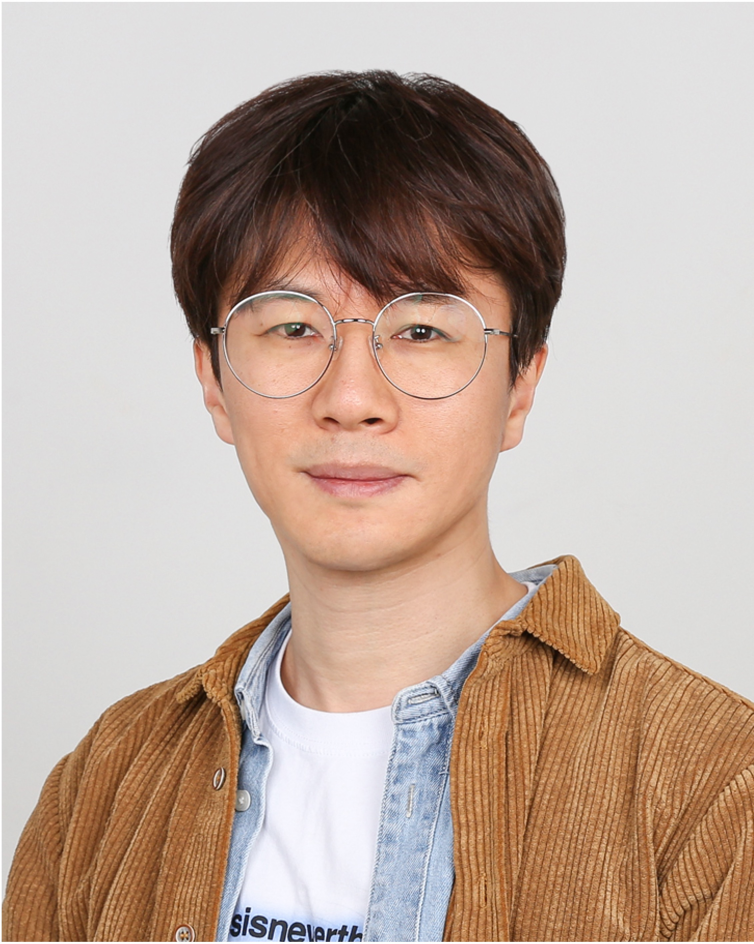
#> input picture jhk-2024.jpg, 2261 x 2831 px, found by its file name (shown at 1/3 size)
$ jupyter execute 13_Image_processing.ipynb
#> lines starting #> are read from the running program, lines starting #| are printed output that depends on the picture
<a href="https://colab.research.google.com/github/jonghank/jonghank.github.io/blob/master/13_Image_processing.ipynb" target="_parent"></a>

# Image processing

$$
\newcommand{\eg}{{\it e.g.}}
\newcommand{\ie}{{\it i.e.}}
\newcommand{\argmin}{\operatornamewithlimits{argmin}}
\newcommand{\mc}{\mathcal}
\newcommand{\mb}{\mathbb}
\newcommand{\mf}{\mathbf}
\newcommand{\minimize}{{\text{minimize}}}
\newcommand{\diag}{{\text{diag}}}
\newcommand{\cond}{{\text{cond}}}
\newcommand{\rank}{{\text{rank }}}
\newcommand{\range}{{\mathcal{R}}}
\newcommand{\null}{{\mathcal{N}}}
\newcommand{\tr}{{\text{trace}}}
\newcommand{\dom}{{\text{dom}}}
\newcommand{\dist}{{\text{dist}}}
\newcommand{\R}{\mathbf{R}}
\newcommand{\SM}{\mathbf{S}}
\newcommand{\ball}{\mathcal{B}}
\newcommand{\bmat}[1]{\begin{bmatrix}#1\end{bmatrix}}
\newcommand{\loss}{\ell}
\newcommand{\eloss}{\mc{L}}
\newcommand{\abs}[1]{| #1 |}
\newcommand{\norm}[1]{\| #1 \|}
\newcommand{\tp}{T}
$$

__<div style="text-align: right"> ASE3001: Computational Experiments for Aerospace Engineering, Inha University. </div>__
_<div style="text-align: right"> Jong-Han Kim (jonghank@inha.ac.kr) </div>_
_<div style="text-align: right"> Seungyeop Lee (seungyeoplee@inha.edu) </div>_

<br>

---

## Filter

For meaningful analysis and usage of the signals, signal filtering is nessesary. The signal filtering contains noise reduction, signal decomposition, ... etc.

<br>

---

## Convolution

In signal processing, convolution is commonly used for applying filters. The convolution of two time-dependent functions, $f(t)$ and $g(t)$, denoted as $f*g$, is defined as:

$$
\displaystyle (f*g)(t):=\int _{-\infty }^{\infty }f(\tau )g(t-\tau )\,d\tau
$$

This operation represents the integration of the product of two functions over the entire time domain, where $g$ slides across the time domain.

Through such operations, signals can be filtered. Such convolution operations are not limited to time-dependent functions but can also be applied to images. The convolution operation for images is as follows.

For all pixels in the original image, the following calculation is performed using a patch around each pixel and a kernel. The computed value becomes the pixel value in the filtered image. The kernel is a matrix designed according to the desired purpose of the filter. Depending on how the kernel is designed, the filter can act as a noise filter, gradient filter, etc.

As shown in the figure above, designing the kernel in this manner results in the mean filter, which outputs the average value of the patch pixels. The effect of the mean filter is image blurring, as demonstrated in the example below.

[cell 1]
import numpy              as np
import numpy.linalg       as nl
import matplotlib.pyplot  as plt
import cv2
import requests

def load_image_from_url(url):
#> called with url = 'https://jonghank.github.io/jhk-2024.jpg'
    response = requests.get(url)
    image_array = np.frombuffer(response.content, np.uint8)
    img = cv2.imdecode(image_array, cv2.IMREAD_COLOR)
#> img is the input picture: shape (2831, 2261, 3); mean B, G, R 158.7, 170.7, 190.8
    return img

img_link = "https://jonghank.github.io/jhk-2024.jpg"

img = load_image_from_url(img_link)
img = cv2.cvtColor(img, cv2.COLOR_BGR2GRAY)
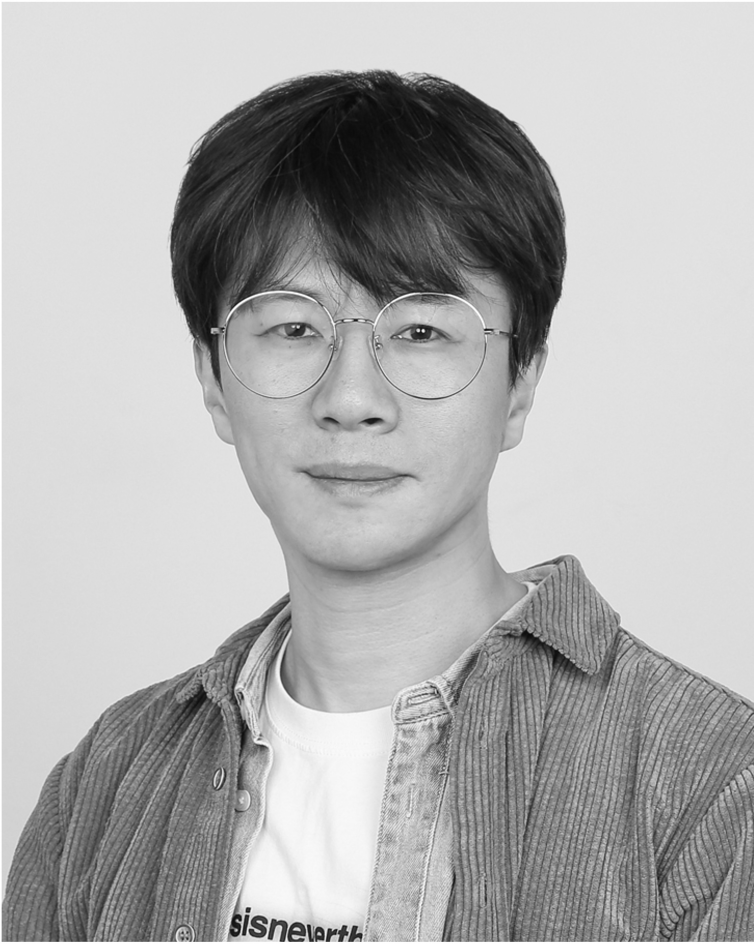
#> img: shape (2831, 2261) (shown at 1/3 size); min 2, max 255, mean 175.4

img_gray_raw = cv2.resize(img, None, fx=0.25, fy=0.25)
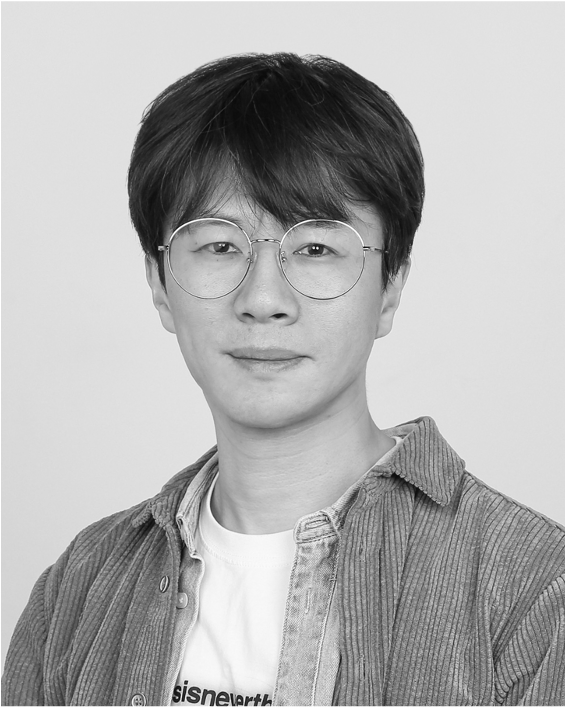
#> img_gray_raw: shape (708, 565); min 7, max 255, mean 175.5

[cell 2]
kernel_mean_10  = 1/100 * np.ones((10,10), dtype=np.float16)
kernel_mean_20 = 1/400 * np.ones((20,20), dtype=np.float16)

img_gray_flt_10  = cv2.filter2D(img_gray_raw, -1, kernel_mean_10 )
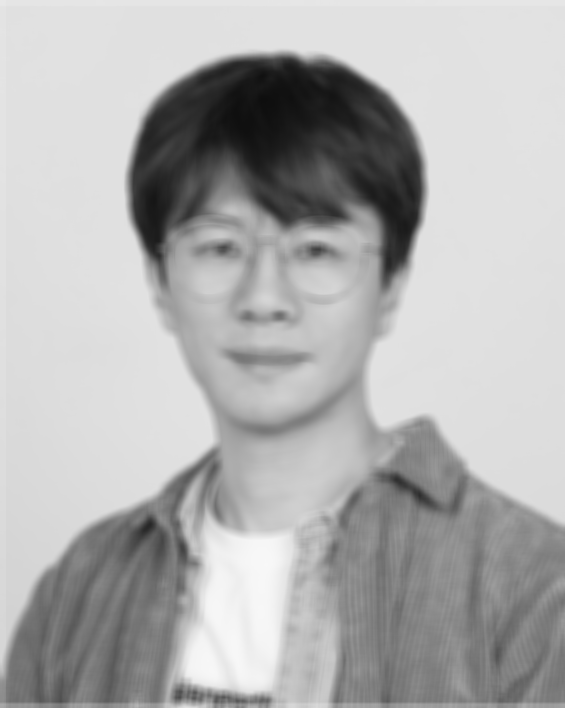
#> img_gray_flt_10: shape (708, 565); min 14, max 248, mean 175.5
img_gray_flt_20 = cv2.filter2D(img_gray_raw, -1, kernel_mean_20)
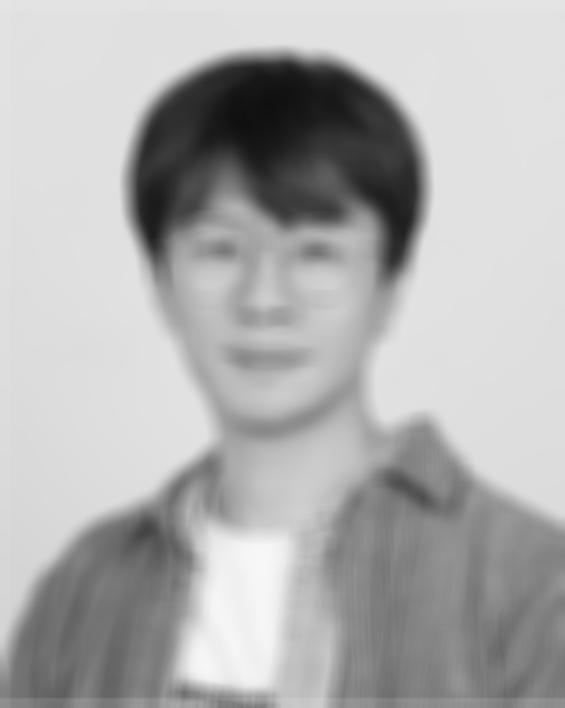
#> img_gray_flt_20: shape (708, 565); min 15, max 247, mean 175.5


fig = plt.figure()
ax1 = fig.add_subplot(131)
ax2 = fig.add_subplot(132)
ax3 = fig.add_subplot(133)
ax1.imshow(img_gray_raw, cmap='gray')
ax2.imshow(img_gray_flt_10, cmap='gray')
ax3.imshow(img_gray_flt_20, cmap='gray')
ax1.set_title("Original")
ax2.set_title("Blured (10x10)")
ax3.set_title("Blured (20x20)")
ax1.axis('off')
ax2.axis('off')
ax3.axis('off')
plt.show()

<br>

---

## Image noise filtering

Let us design filters to remove noise from an image using convolution operations. Specifically, we will analyze for different types of noise. Given an original image with random noise and salt-and-pepper noise, we will examine the smoothing performace of the mean filter illustrated above.

[cell 3]
img_gray_noisy_gausian = img_gray_raw.copy() + 100*np.random.rand(*img_gray_raw.shape)
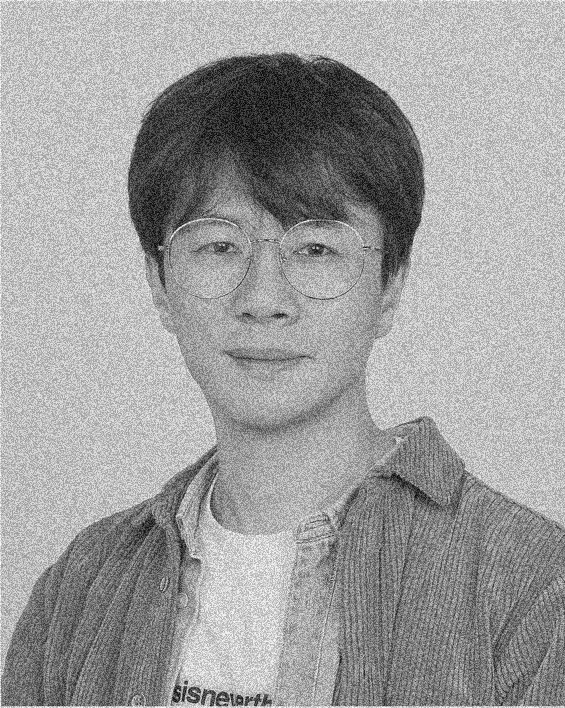
#> img_gray_noisy_gausian: shape (708, 565) float64; min 11.28, max 355, mean 225.5; drawn with min black and max white
img_gray_noisy_salt_pepper = img_gray_raw.copy()

random_mask = np.random.rand(*img_gray_raw.shape)
salt_mask = np.where(random_mask > 0.95)
pepper_mask = np.where(random_mask < 0.05)
img_gray_noisy_salt_pepper[salt_mask] = 255
img_gray_noisy_salt_pepper[pepper_mask] = 0
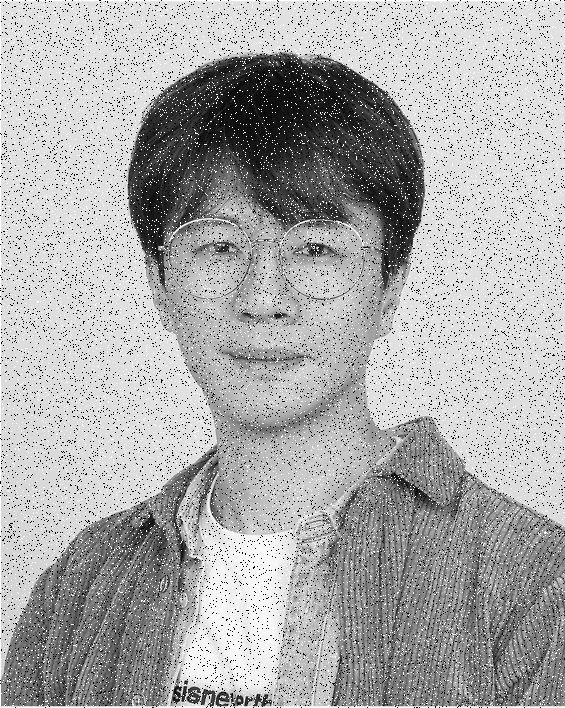
#> img_gray_noisy_salt_pepper: shape (708, 565); min 0, max 255, mean 170.9

fig = plt.figure()
ax1 = fig.add_subplot(131)
ax2 = fig.add_subplot(132)
ax3 = fig.add_subplot(133)
ax1.imshow(img_gray_raw, cmap='gray')
ax2.imshow(img_gray_noisy_gausian, cmap='gray')
ax3.imshow(img_gray_noisy_salt_pepper, cmap='gray')
ax1.set_title("Original")
ax2.set_title("Random")
ax3.set_title("Salt & pepper")
ax1.axis('off')
ax2.axis('off')
ax3.axis('off')
plt.show()

The result of applying the previously described mean filter to an image containing both types of noise is as follows.

[cell 4]
img_gray_gnoise_flt_10 = cv2.filter2D(img_gray_noisy_gausian, -1, kernel_mean_10)
img_gray_gnoise_flt_20 = cv2.filter2D(img_gray_noisy_gausian, -1, kernel_mean_20)
img_gray_spnoise_flt_10 = cv2.filter2D(img_gray_noisy_salt_pepper, -1, kernel_mean_10 )
img_gray_spnoise_flt_20 = cv2.filter2D(img_gray_noisy_salt_pepper, -1, kernel_mean_20 )

fig = plt.figure()
ax1 = fig.add_subplot(231)
ax2 = fig.add_subplot(232)
ax3 = fig.add_subplot(233)
ax4 = fig.add_subplot(234)
ax5 = fig.add_subplot(235)
ax6 = fig.add_subplot(236)

ax1.imshow(img_gray_noisy_gausian, cmap='gray')
ax2.imshow(img_gray_gnoise_flt_10, cmap='gray')
ax3.imshow(img_gray_gnoise_flt_20, cmap='gray')
ax4.imshow(img_gray_noisy_salt_pepper, cmap='gray')
ax5.imshow(img_gray_spnoise_flt_10, cmap='gray')
ax6.imshow(img_gray_spnoise_flt_20, cmap='gray')

ax1.axis('off')
ax2.axis('off')
ax3.axis('off')
ax4.axis('off')
ax5.axis('off')
ax6.axis('off')

ax1.set_title("Gaussian\noriginal", fontsize=9)
ax2.set_title("Gaussian\nblured (10x10)", fontsize=9)
ax3.set_title("Gaussian\nblured (20x20)", fontsize=9)
ax4.set_title("Salt & pepper\noriginal", fontsize=9)
ax5.set_title("Salt & pepper\nblured (10x10)", fontsize=9)
ax6.set_title("Salt & pepper\nblured (20x20)", fontsize=9)

plt.show()

$ run again, with jhk-2018.jpg copied over jhk-2024.jpg
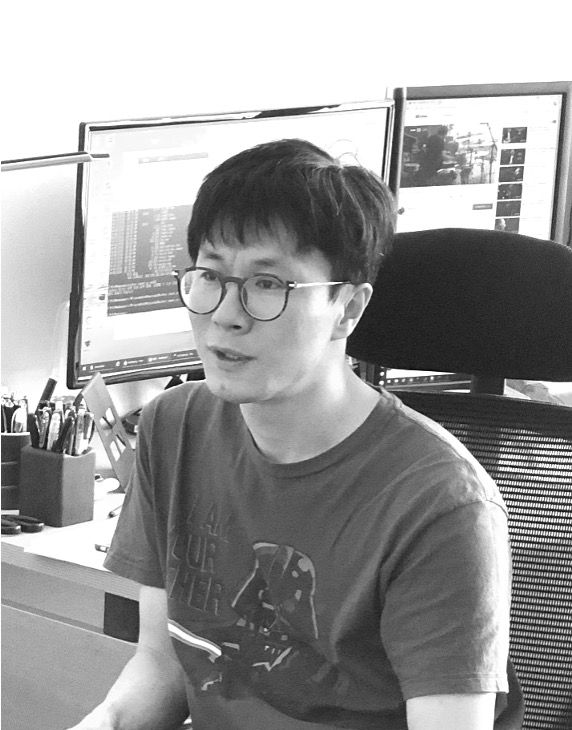
#> input picture jhk-2018.jpg, 572 x 730 px, found by its file name
#> in load_image_from_url, img is the input picture: shape (730, 572, 3); min 0, max 255, mean 154.1
#> img: shape (730, 572)
#> `img_gray_noisy_gausian = img_gray_raw.copy() + 100*np.random.rand(*img..`:
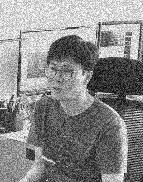
#> img_gray_noisy_gausian: shape (182, 143) float64; min 24.24, max 355, mean 203.8; drawn with min black and max white
#> `img_gray_gnoise_flt_20 = cv2.filter2D(img_gray_noisy_gausian, -1, kern..`:
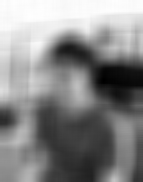
#> img_gray_gnoise_flt_20: shape (182, 143) float64; min 85.11, max 308.5, mean 204.5; drawn with min black and max white

$ run again, with jhk-2021.jpg copied over jhk-2024.jpg
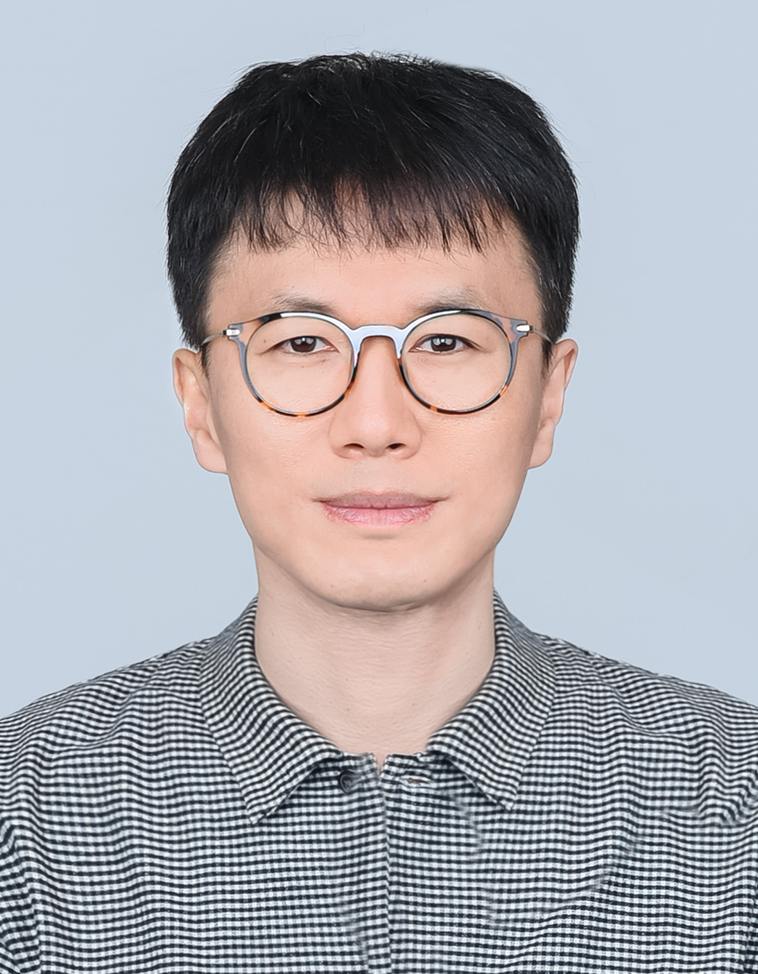
#> input picture jhk-2021.jpg, 758 x 974 px, found by its file name
#> in load_image_from_url, img is the input picture: shape (974, 758, 3); mean B, G, R 172.6, 167.3, 168.4
#> img: shape (974, 758)
#> `img_gray_noisy_salt_pepper[pepper_mask] = 0`:
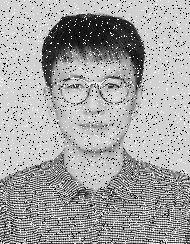
#> img_gray_noisy_salt_pepper: shape (244, 190); min 0, max 255, mean 164.6
#> `img_gray_gnoise_flt_20 = cv2.filter2D(img_gray_noisy_gausian, -1, kern..`:
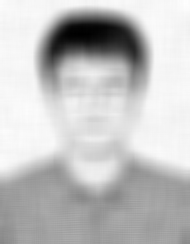
#> img_gray_gnoise_flt_20: shape (244, 190) float64; min 70, max 265.3, mean 218.3; drawn with min black and max white

$ run again, with jhk.png saved as jhk-2024.jpg
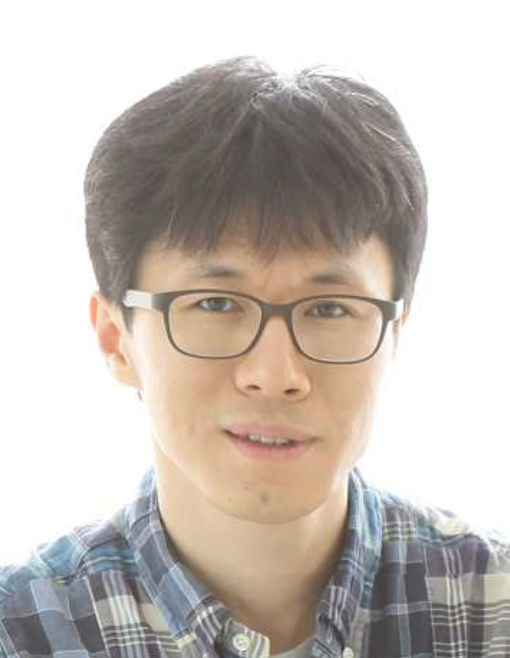
#> input picture jhk.png, 510 x 658 px, found by its file name
#> in load_image_from_url, img is the input picture: shape (658, 510, 3); mean B, G, R 184.2, 190.8, 198.8
#> img: shape (658, 510)
#> `img_gray_gnoise_flt_20 = cv2.filter2D(img_gray_noisy_gausian, -1, kern..`:
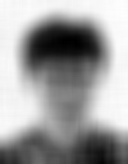
#> img_gray_gnoise_flt_20: shape (164, 128) float64; min 133.8, max 310.1, mean 243; drawn with min black and max white
#> `img_gray_spnoise_flt_10 = cv2.filter2D(img_gray_noisy_salt_pepper, -1,..`:
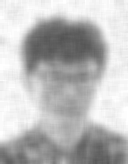
#> img_gray_spnoise_flt_10: shape (164, 128); min 83, max 255, mean 187.1
